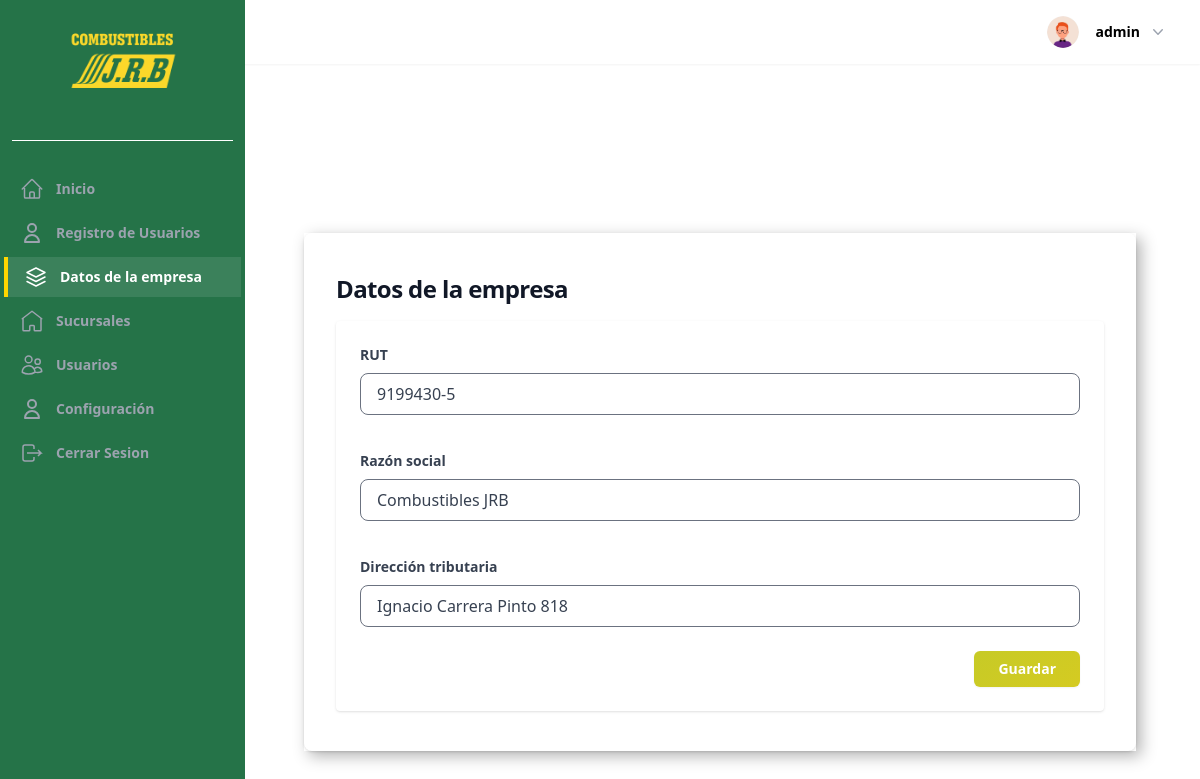
/empresa/ (signed in), run on an earlier commit of the app's database.
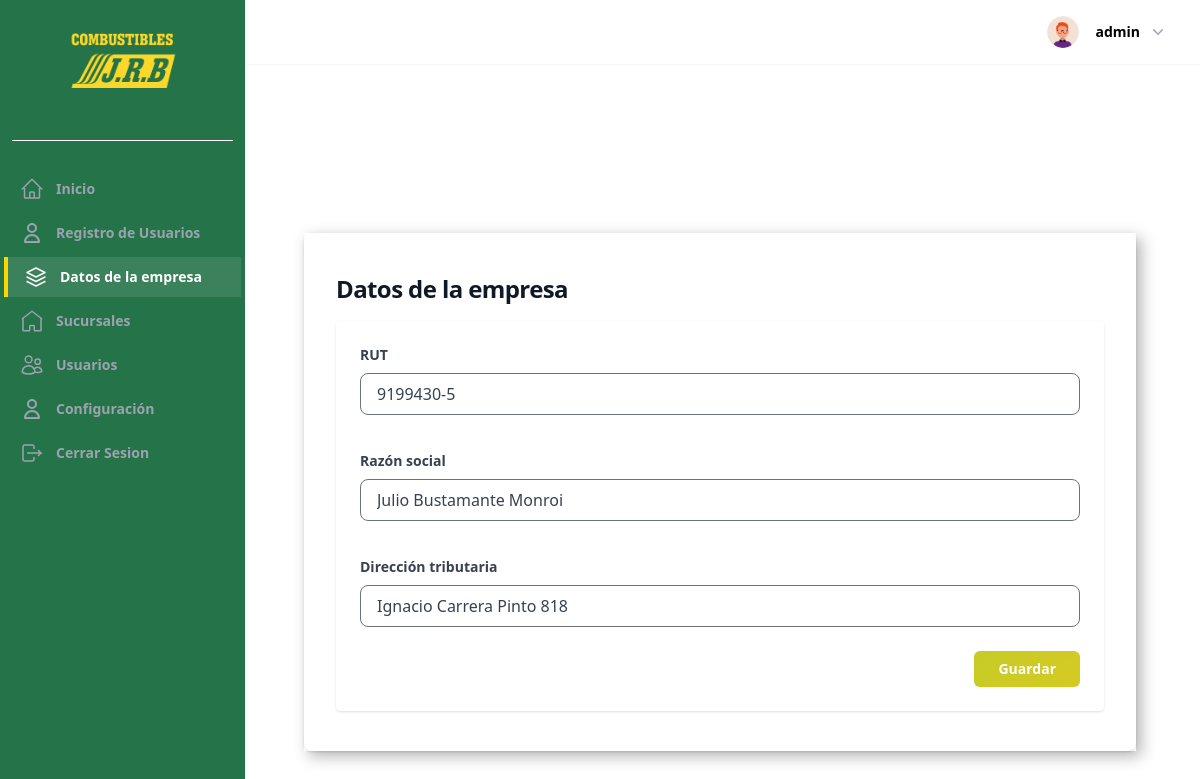
And on a later commit of the database.
### homeApp/models.py (models this page shows, shortened)
class Company(models.Model):
    rut = models.CharField(
        max_length=12,
        unique=True,
        validators=[
            RegexValidator(
                regex=r"^[0-9.]+-[0-9kK]{1}$",
                message="Ingrese un RUT válido en el formato 12.345.678-9",
            )
        ],
        verbose_name="RUT",
    )
    business_name = models.CharField(
        max_length=255,
        verbose_name="Razón social",
    )
    tax_address = models.CharField(
        max_length=255,
        verbose_name="Dirección tributaria",
    )
    profile = models.OneToOneField(
        "UsuarioApp.Profile",
        on_delete=models.CASCADE,
        related_name="company",
        verbose_name="Perfil",
    )
    class Meta:
        verbose_name = "Empresa"
        verbose_name_plural = "Empresas"
        db_table = "UsuarioApp_company"

### UsuarioApp/views.py (the view, shortened to what this page needs)
# urls.py: path("empresa/", views.CompanyUpdateView.as_view(), name="company_edit"),
class CompanyUpdateView(LoginRequiredMixin, RoleRequiredMixin, View):
    template_name = "pages/empresa/empresa_form.html"
    form_class = CompanyForm
    success_url = reverse_lazy("company_edit")
    allowed_roles = ["OWNER"]
    def dispatch(self, request, *args, **kwargs):
        if not request.user.is_authenticated:
            return super().dispatch(request, *args, **kwargs)
        profile = getattr(request.user, "profile", None)
        if not profile or not profile.is_owner():
            return redirect(self.redirect_url)
        self.company_obj, _ = Company.objects.get_or_create(profile=profile)
        return super().dispatch(request, *args, **kwargs)
    def get_form(self, data=None):
        return self.form_class(data=data, instance=getattr(self, "company_obj", None))
    def get(self, request, *args, **kwargs):
        form = self.get_form()
        return render(request, self.template_name, {"form": form})

### UsuarioApp/models.py (called while the page is built)
    def update_last_activity(self):
        self.save(update_last_activity=True)

    def _has_permission(self, code: str) -> bool:
        return bool(self.position_FK and self.position_FK.permission_code == code)

    def is_owner(self) -> bool:
        return self._has_permission("OWNER")

### core/mixins.py (called while the page is built)
    def dispatch(self, request, *args, **kwargs):
        user = request.user
        profile = getattr(user, "profile", None)
        if user.is_superuser or (profile and profile.has_role(self.allowed_roles)):
            return super().dispatch(request, *args, **kwargs)
        return redirect(self.redirect_url)

### utils/customer_img.py (called while the page is built, shortened)
def resize_image(img_path, img_size):
    try:
        with Image.open(img_path) as img:
            ancho, alto = img.size
    except (FileExistsError, UnidentifiedImageError):
        print("Error al Redimensionar la imagen")

def crop_image(img_path, img_size):
    try:
        with Image.open(img_path) as img:
            ancho, alto = img.size
    except (FileExistsError, UnidentifiedImageError):
        print("Erro al Recortar la imagen")

### templates/pages/empresa/empresa_form.html (shortened to what this page needs)
{% extends "components/Layout/base_pages.html" %}
{% load widget_tweaks %}
{% block content_pages %}
<h1 class="max-w-2xl font-bold tracking-tight text-gray-900 text-2xl mb-4">
    Datos de la empresa
</h1>
<section class="p-6 rounded mt-4 bg-white shadow">
    <form method="post" novalidate>
        <div class="grid grid-cols-1 md:grid-cols-2 gap-6">
            <div>
                <label for="{{ form.rut.id_for_label }}" class="block text-gray-700 text-sm font-bold mb-2">RUT</label>
                {{ form.rut|add_error_class:"border-red-500" }}
            </div>
            <div>
                <label for="{{ form.business_name.id_for_label }}" class="block text-gray-700 text-sm font-bold mb-2">Razón social</label>
                {{ form.business_name|add_error_class:"border-red-500" }}
            </div>
        </div>
        <div class="mt-6">
            <label for="{{ form.tax_address.id_for_label }}" class="block text-gray-700 text-sm font-bold mb-2">Dirección tributaria</label>
            {{ form.tax_address|add_error_class:"border-red-500" }}
        </div>
        <div class="mt-6 flex justify-end">
            {% include "components/btn/button.html" with button_text="Guardar" button_class="px-6" %}
        </div>
    </form>
</section>
{% endblock content_pages %}

What changed in the data, as far as the page shows it:
changed Company "Ignacio Carrera Pinto 818": business_name "Combustibles JRB" → "Julio Bustamante Monroi"
